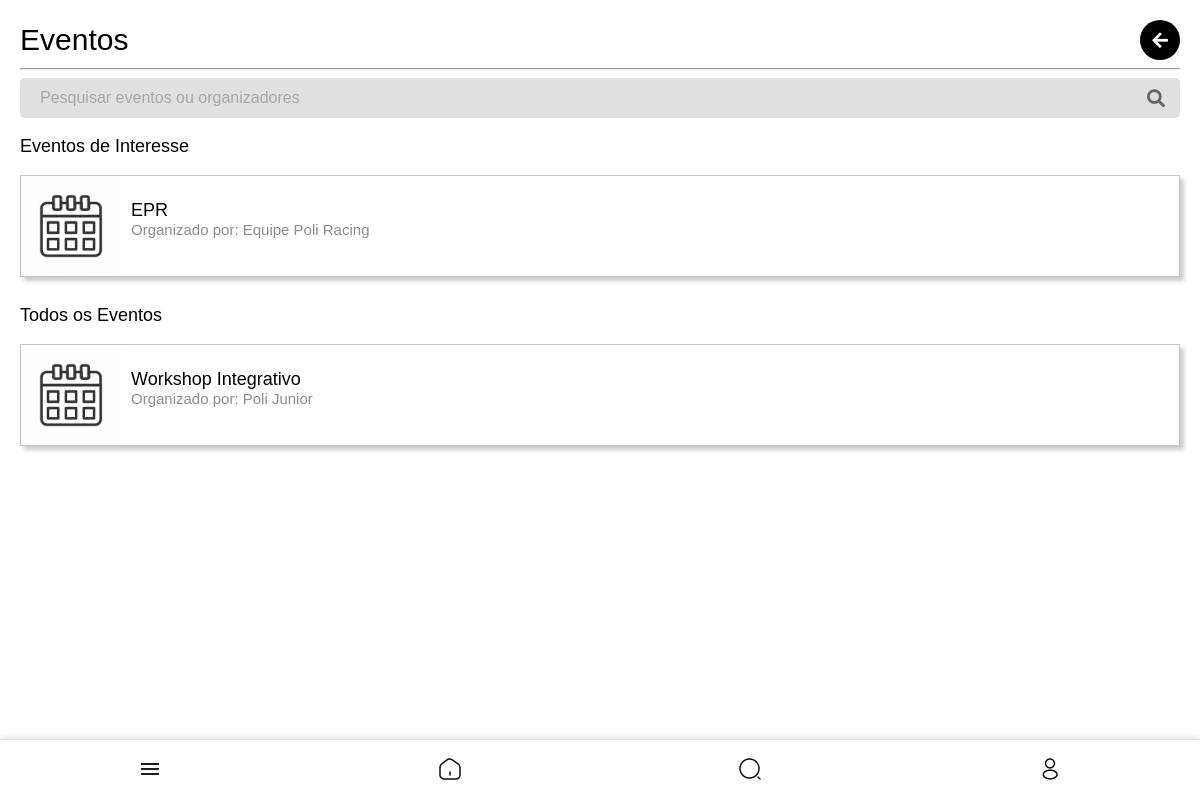
The app's page /eventos/ (signed in) with its own data.
### core/models.py (models this page shows, shortened)
class Evento(models.Model):
    nome = models.CharField(max_length=255)
    descricao = models.TextField()
    data_inicio = models.DateTimeField()
    data_fim = models.DateTimeField()
    local = models.CharField(max_length=255)
    criado_por = models.ForeignKey(
        settings.AUTH_USER_MODEL,
        on_delete=models.CASCADE,
        limit_choices_to={'user_type': 'entidade'}
    )
    imagem = models.ImageField(upload_to='eventos/', null=True, blank=True)

class CustomUser(AbstractUser):
    USER_TYPE_CHOICES = (
        ('aluno', 'Aluno'),
        ('representante', 'Representante de Classe'),
        ('professor', 'Professor'),
        ('entidade', 'Entidade'),
    )
    user_type = models.CharField(max_length=20, choices=USER_TYPE_CHOICES, default='aluno')
    curso = models.CharField(max_length=100, blank=True, null=True)
    semestre = models.CharField(max_length=3, blank=True, null=True)
    departamento = models.CharField(max_length=100, blank=True, null=True)
    foto = models.ImageField(upload_to='user_photos/', blank=True, null=True, default='defaultphoto.jpg')
    email = models.EmailField(unique=True, validators=[CustomEmailValidator()])
    eventos_interesse = models.ManyToManyField('Evento', blank=True, related_name='interessados')
    is_public_profile = models.BooleanField(default=True)
    class Meta:
        verbose_name = 'Usuário'
        verbose_name_plural = 'Usuários'

### core/views.py (the view, shortened to what this page needs)
# urls.py: path('eventos/', views.lista_eventos, name='lista_eventos'),
@login_required
def lista_eventos(request):
    query = request.GET.get('q', '').strip()  # Garante que query seja uma string vazia se não houver valor
    eventos_interesse = Evento.objects.none()
    todos_eventos = Evento.objects.all()
    if request.user.is_authenticated:
        eventos_interesse = request.user.eventos_interesse.all()
        todos_eventos = todos_eventos.exclude(id__in=eventos_interesse.values_list('id', flat=True))
    context = {
        'todos_eventos': todos_eventos,
        'eventos_interesse': eventos_interesse,
        'query': query,  # Passa a consulta de pesquisa de volta ao contexto
    }
    return render(request, 'core/lista_eventos.html', context)

### templates/core/lista_eventos.html (shortened to what this page needs)
{% extends 'core/base.html' %}
{% block content %}
{% load static %}
<div class="disciplinas-add-container">
    <div class="header-container">
        <h1>Eventos</h1>
        <div class="actions">
            <button class="icon-btn" onclick="history.back();">
                <i class="fa fa-arrow-left"></i>
            </button>
        </div>
    </div>
    <hr>
    <form method="get" action="{% url 'lista_eventos' %}" class="search-form">
        <div class="search-input-group">
            <input type="text" name="q" value="{{ query }}" placeholder="Pesquisar eventos ou organizadores" id="search">
            <button type="submit" class="search-btn">
                <i class="fa fa-search"></i>
            </button>
        </div>
    </form>
    {% if eventos_interesse %}
    <h3>Eventos de Interesse</h3>
    <ul class="disciplinas-add-list">
        {% for evento in eventos_interesse %}
        <li class="disciplina-add-item" style="padding: 0;">
            <div style="display: flex; align-items: center;">
                {% if evento.imagem %}
                <img src="{{ evento.imagem.url }}" alt="{{ evento.nome }}" style="width: 20vw; height: auto; max-width: 100px; margin-right: min(10px,1vw);" class="img-thumbnail">
                {% else %}
                <img src="{% static 'event.webp' %}" alt="Imagem padrão do evento" style="width: 20vw; height: auto; max-width: 100px; margin-right: min(10px,1vw);" class="img-thumbnail">
                {% endif %}
                <div>
                    <a href="{% url 'detalhe_evento' evento.id %}" class="disciplina-nome" style="color: black; font-size: min(18px,4vw); font-weight: 200;">{{ evento.nome }}</a>
                    <p class="disciplina-codigo" style="font-size: min(15px,3vw); color: #8c8c8c; margin-top: 0;">Organizado por: {{ evento.criado_por.get_full_name }}</p>
                </div>
            </div>
        </li>
        {% endfor %}
    </ul>
    {% endif %}
    <h3>Todos os Eventos</h3>
    <ul class="disciplinas-add-list">
        {% for evento in todos_eventos %}
        <li class="disciplina-add-item" style="padding: 0;">
            <div style="display: flex; align-items: center;">
                {% if evento.imagem %}
                <img src="{{ evento.imagem.url }}" alt="{{ evento.nome }}" style="width: 20vw; height: auto; max-width: 100px; margin-right: min(10px,1vw);" class="img-thumbnail">
                {% else %}
                <img src="{% static 'event.webp' %}" alt="Imagem padrão do evento" style="width: 20vw; height: auto; max-width: 100px; margin-right: min(10px,1vw);" class="img-thumbnail">
                {% endif %}
                <div>
                    <a href="{% url 'detalhe_evento' evento.id %}" class="disciplina-nome" style="color: black; font-size: min(18px,4vw); font-weight: 200;">{{ evento.nome }}</a>
                    <p class="disciplina-codigo" style="font-size: min(15px,3vw); color: #8c8c8c; margin-top: 0;">Organizado por: {{ evento.criado_por.get_full_name }}</p>
                </div>
            </div>
        </li>
        {% empty %}
        <li class="empty-result" style="font-size: min(15px,4vw); color: #8c8c8c;">Nenhum evento disponível no momento.</li>
        {% endfor %}
    </ul>
</div>
{% endblock %}

### media/style.css (style rules this page uses)
@media (min-width: 769px) { body { font-family: Arial, sans-serif; background-color: rgb(234, 234, 234); display: flex; flex-direction: column; align-items: center; justify-content: flex-start; min-height: 100vh; margin: 0; padding-bottom: 5vw; } }
@media (min-width: 769px) { input { font-size: 2vw; padding: 2vw; height: 2vw; border: 1px solid #000000; border-radius: 1vw; } }
@media (min-width: 769px) { input::placeholder { font-size: 2vw; color: #888; } }
@media (min-width: 769px) { a { text-decoration: none; color: #000000; } }
@media (min-width: 769px) { .header-container { display: flex; flex-direction: row; justify-content: space-between; align-items: center; } }
@media (min-width: 769px) { .actions { display: flex; flex-direction: row; gap: min(10px, 2vw); justify-content: center; align-items: center; } }
@media (min-width: 769px) { .actions .icon-btn { display: flex; flex-direction: row; justify-content: center; background-color: #000; color: #fff; border: none; border-radius: 50%; width: min(40px, 8vw); height: min(40px, 8vw); font-size: min(18px, 4vw); cursor: pointer; text-decoration: none; } }
@media (min-width: 769px) { .disciplinas-add-container { padding: min(6vw, 20px); font-family: Arial, sans-serif; padding-bottom: min(20vw,80px); width: 100vw; box-sizing: border-box; } }
@media (min-width: 769px) { .disciplinas-add-container h3 { font-weight: normal; font-size: min(18px,5vw); } }
@media (min-width: 769px) { .disciplinas-add-container h1 { font-size: min(30px,6vw); margin-bottom: 0; margin-top: 0; font-weight:normal; text-align: left; } }
@media (min-width: 769px) { .search-form { width: 100%; margin-bottom: min(20px,4vw); display: flex; justify-content: center; height: min(10vw,40px); padding: 0; margin: 0 auto; } }
@media (min-width: 769px) { .search-input-group input::placeholder { font-size: min(16px, 4vw); color: #999; opacity: 0.8; } }
@media (min-width: 769px) { .search-input-group { display: flex; align-items: center; background-color: #e0e0e0; border-radius: min(5px,1.5vw); padding: 5px 10px; width: 100%; } }
@media (min-width: 769px) { .search-input-group input { border: none; background-color: transparent; flex: 1; font-size: min(16px,4vw); padding: min(10px,3vw); outline: none; color: #333; } }
@media (min-width: 769px) { .search-input-group input::placeholder { color: #999; } }
@media (min-width: 769px) { .search-input-group button { background: none; border: none; font-size: min(18px,4vw); color: #666; cursor: pointer; padding: min(5px,1vw); display: flex; align-items: center; justify-content: center; outline: none; } }
@media (min-width: 769px) { .disciplinas-add-list { list-style: none; padding: 0; margin: 0; display: flex; flex-direction: column; } }
@media (min-width: 769px) { .disciplina-add-item { display: flex; flex-direction: column; background-color: #fff; border: 1px solid #c3c3c3; margin-bottom: min(10px,6vw); padding: min(15px,6vw); padding-right: 0; box-shadow: min(4px,2vw) min(4px,2vw) min(4px,2vw) rgba(0, 0, 0, 0.2); text-align: left; width: 100%; box-sizing: border-box; position: relative; overflow: hidden; } }
@media (min-width: 769px) { .disciplinas-add-list { display: flex; justify-content: center; align-items: center; margin-bottom: min(10px); } }
@media (min-width: 769px) { .icon-btn { background: none; border: none; font-size: min(18px, 4vw); color: #000000; cursor: pointer; text-decoration: none; display: flex; align-items: center; justify-content: center; } }
@media (min-width: 769px) { .topico-info p,a { font-size: min(12px); color: grey; } }

### templates/core/lista_eventos.html (style rules this page uses)
body { background-color: white; margin: 0; padding: 0; box-sizing: border-box; overflow-x: hidden; }
html, body { width: 100%; }

### records on screen
Evento: nome "EPR", criado_por.get_full_name "Equipe Poli Racing"
Evento: nome "Workshop Integrativo", criado_por.get_full_name "Poli Junior"
